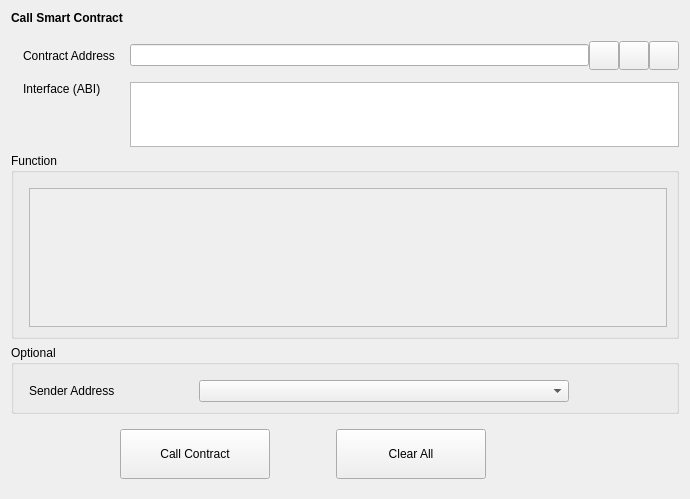
<?xml version="1.0" encoding="UTF-8"?>
<ui version="4.0">
 <class>CallContract</class>
 <widget class="QWidget" name="CallContract">
  <property name="geometry">
   <rect>
    <x>0</x>
    <y>0</y>
    <width>690</width>
    <height>499</height>
   </rect>
  </property>
  <property name="windowTitle">
   <string>Form</string>
  </property>
  <layout class="QVBoxLayout" name="verticalLayout">
   <item>
    <widget class="QStackedWidget" name="stackedWidget">
     <property name="currentIndex">
      <number>0</number>
     </property>
     <widget class="QWidget" name="callContractPage">
      <layout class="QVBoxLayout" name="verticalLayout_4">
       <property name="leftMargin">
        <number>0</number>
       </property>
       <property name="topMargin">
        <number>0</number>
       </property>
       <property name="rightMargin">
        <number>0</number>
       </property>
       <property name="bottomMargin">
        <number>0</number>
       </property>
       <item>
        <widget class="QLabel" name="labelTitle">
         <property name="font">
          <font>
           <weight>75</weight>
           <bold>true</bold>
          </font>
         </property>
         <property name="text">
          <string>Call Smart Contract</string>
         </property>
        </widget>
       </item>
       <item>
        <spacer name="verticalSpacer_4">
         <property name="orientation">
          <enum>Qt::Vertical</enum>
         </property>
         <property name="sizeType">
          <enum>QSizePolicy::Fixed</enum>
         </property>
         <property name="sizeHint" stdset="0">
          <size>
           <width>20</width>
           <height>10</height>
          </size>
         </property>
        </spacer>
       </item>
       <item>
        <layout class="QGridLayout" name="gridLayout">
         <property name="leftMargin">
          <number>12</number>
         </property>
         <property name="horizontalSpacing">
          <number>15</number>
         </property>
         <property name="verticalSpacing">
          <number>12</number>
         </property>
         <item row="0" column="0">
          <widget class="QLabel" name="labelContractAddress">
           <property name="text">
            <string>Contract Address</string>
           </property>
          </widget>
         </item>
         <item row="1" column="2">
          <widget class="QValidatedTextEdit" name="textEditInterface">
           <property name="sizePolicy">
            <sizepolicy hsizetype="Expanding" vsizetype="Fixed">
             <horstretch>0</horstretch>
             <verstretch>0</verstretch>
            </sizepolicy>
           </property>
           <property name="maximumSize">
            <size>
             <width>16777215</width>
             <height>65</height>
            </size>
           </property>
           <property name="horizontalScrollBarPolicy">
            <enum>Qt::ScrollBarAlwaysOff</enum>
           </property>
          </widget>
         </item>
         <item row="1" column="0" alignment="Qt::AlignTop">
          <widget class="QLabel" name="labelInterface">
           <property name="text">
            <string>Interface (ABI)</string>
           </property>
          </widget>
         </item>
         <item row="0" column="2">
          <layout class="QHBoxLayout" name="horizontalLayout_2">
           <item>
            <widget class="QValidatedLineEdit" name="lineEditContractAddress"/>
           </item>
           <item>
            <widget class="QToolButton" name="loadInfoButton">
             <property name="toolTip">
              <string>Choose from contract book page</string>
             </property>
             <property name="text">
              <string/>
             </property>
             <property name="iconSize">
              <size>
               <width>22</width>
               <height>22</height>
              </size>
             </property>
            </widget>
           </item>
           <item>
            <widget class="QToolButton" name="pasteAddressButton">
             <property name="toolTip">
              <string>Paste contract address from clipboard</string>
             </property>
             <property name="text">
              <string/>
             </property>
             <property name="iconSize">
              <size>
               <width>22</width>
               <height>22</height>
              </size>
             </property>
            </widget>
           </item>
           <item>
            <widget class="QToolButton" name="saveInfoButton">
             <property name="toolTip">
              <string>Save contract info</string>
             </property>
             <property name="text">
              <string/>
             </property>
             <property name="iconSize">
              <size>
               <width>22</width>
               <height>22</height>
              </size>
             </property>
            </widget>
           </item>
          </layout>
         </item>
        </layout>
       </item>
       <item>
        <widget class="QGroupBox" name="groupBoxFunction">
         <property name="title">
          <string>Function</string>
         </property>
         <layout class="QVBoxLayout" name="verticalLayout_3">
          <property name="leftMargin">
           <number>15</number>
          </property>
          <property name="topMargin">
           <number>15</number>
          </property>
          <item>
           <widget class="QScrollArea" name="scrollAreaFunction">
            <property name="widgetResizable">
             <bool>true</bool>
            </property>
            <widget class="QWidget" name="scrollAreaWidgetContents">
             <property name="geometry">
              <rect>
               <x>0</x>
               <y>0</y>
               <width>640</width>
               <height>131</height>
              </rect>
             </property>
            </widget>
           </widget>
          </item>
         </layout>
        </widget>
       </item>
       <item>
        <widget class="QGroupBox" name="groupBoxOptional">
         <property name="title">
          <string>Optional</string>
         </property>
         <layout class="QGridLayout" name="gridLayout_3">
          <property name="leftMargin">
           <number>15</number>
          </property>
          <property name="topMargin">
           <number>15</number>
          </property>
          <property name="horizontalSpacing">
           <number>10</number>
          </property>
          <property name="verticalSpacing">
           <number>6</number>
          </property>
          <item row="0" column="1">
           <widget class="AddressField" name="lineEditSenderAddress">
            <property name="minimumSize">
             <size>
              <width>370</width>
              <height>0</height>
             </size>
            </property>
            <property name="maximumSize">
             <size>
              <width>370</width>
              <height>16777215</height>
             </size>
            </property>
           </widget>
          </item>
          <item row="0" column="0">
           <widget class="QLabel" name="labelSenderAddress">
            <property name="sizePolicy">
             <sizepolicy hsizetype="Fixed" vsizetype="Preferred">
              <horstretch>0</horstretch>
              <verstretch>0</verstretch>
             </sizepolicy>
            </property>
            <property name="minimumSize">
             <size>
              <width>160</width>
              <height>0</height>
             </size>
            </property>
            <property name="text">
             <string>Sender Address</string>
            </property>
           </widget>
          </item>
          <item row="0" column="2">
           <spacer name="horizontalSpacer_4">
            <property name="orientation">
             <enum>Qt::Horizontal</enum>
            </property>
            <property name="sizeHint" stdset="0">
             <size>
              <width>0</width>
              <height>20</height>
             </size>
            </property>
           </spacer>
          </item>
         </layout>
        </widget>
       </item>
      </layout>
     </widget>
    </widget>
   </item>
   <item>
    <layout class="QHBoxLayout" name="horizontalLayout">
     <property name="leftMargin">
      <number>9</number>
     </property>
     <property name="topMargin">
      <number>9</number>
     </property>
     <property name="rightMargin">
      <number>9</number>
     </property>
     <property name="bottomMargin">
      <number>9</number>
     </property>
     <item>
      <spacer name="horizontalSpacer">
       <property name="orientation">
        <enum>Qt::Horizontal</enum>
       </property>
       <property name="sizeType">
        <enum>QSizePolicy::Fixed</enum>
       </property>
       <property name="sizeHint" stdset="0">
        <size>
         <width>100</width>
         <height>20</height>
        </size>
       </property>
      </spacer>
     </item>
     <item>
      <widget class="QPushButton" name="pushButtonCallContract">
       <property name="minimumSize">
        <size>
         <width>150</width>
         <height>50</height>
        </size>
       </property>
       <property name="text">
        <string>Call Contract</string>
       </property>
      </widget>
     </item>
     <item>
      <spacer name="horizontalSpacer_3">
       <property name="orientation">
        <enum>Qt::Horizontal</enum>
       </property>
       <property name="sizeType">
        <enum>QSizePolicy::Fixed</enum>
       </property>
       <property name="sizeHint" stdset="0">
        <size>
         <width>60</width>
         <height>20</height>
        </size>
       </property>
      </spacer>
     </item>
     <item>
      <widget class="QPushButton" name="pushButtonClearAll">
       <property name="minimumSize">
        <size>
         <width>150</width>
         <height>50</height>
        </size>
       </property>
       <property name="text">
        <string>Clear All</string>
       </property>
      </widget>
     </item>
     <item>
      <spacer name="horizontalSpacer_2">
       <property name="orientation">
        <enum>Qt::Horizontal</enum>
       </property>
       <property name="sizeHint" stdset="0">
        <size>
         <width>40</width>
         <height>20</height>
        </size>
       </property>
      </spacer>
     </item>
    </layout>
   </item>
  </layout>
 </widget>
 <customwidgets>
  <customwidget>
   <class>QValidatedLineEdit</class>
   <extends>QLineEdit</extends>
   <header>qvalidatedlineedit.h</header>
  </customwidget>
  <customwidget>
   <class>QValidatedTextEdit</class>
   <extends>QTextEdit</extends>
   <header>qvalidatedtextedit.h</header>
  </customwidget>
  <customwidget>
   <class>AddressField</class>
   <extends>QComboBox</extends>
   <header>addressfield.h</header>
  </customwidget>
 </customwidgets>
 <resources/>
 <connections/>
</ui>
